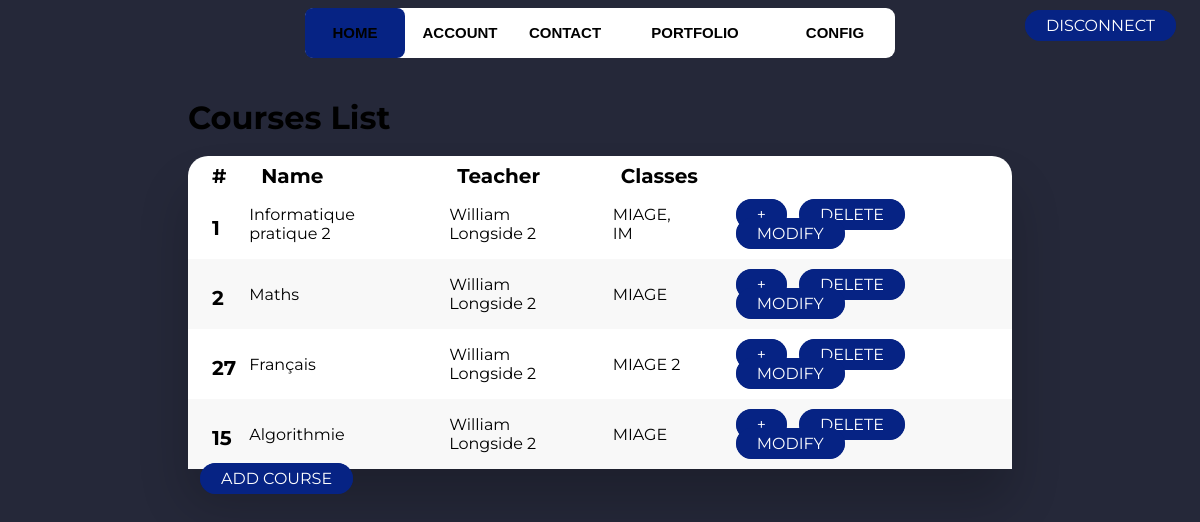
The page /webapp/index.php?action=CoursesController (signed in) on the database its author committed.
### tables this page shows
CREATE TABLE IF NOT EXISTS `courses` (
  `course_id` int NOT NULL AUTO_INCREMENT,
  `course_name` varchar(255) NOT NULL,
  `course_description` text NOT NULL,
  `teacher` int NOT NULL,
  `classes` varchar(100) NOT NULL,
  PRIMARY KEY (`course_id`),
  KEY `teacher` (`teacher`)
);

CREATE TABLE IF NOT EXISTS `user` (
  `id` int NOT NULL AUTO_INCREMENT,
  `email` varchar(100) NOT NULL,
  `password` varchar(100) NOT NULL,
  `name` varchar(100) NOT NULL,
  `type` enum('student','admin','teacher') NOT NULL,
  `class` int DEFAULT NULL,
  PRIMARY KEY (`id`)
);

### webapp/controller/CoursesController.php (called while the page is built, shortened)
<?php
require_once('model/CoursesConnexion.php');
class CoursesView
{
	public function listall(){
		include VIEWS.DS.'template.php';
	}
}
class CoursesController{
	public function viewpublic(){
		$hv= new CoursesView();
		$hv->listall();
	}
}
?>

### webapp/model/CoursesConnexion.php (called while the page is built, shortened)
<?php
class CoursesConnexion
{
  public function listallCourses(){
    $db = new PDO('mysql:host=localhost;dbname=loginsystem','root','');
    $sql = "SELECT course_id, course_name, name, classes FROM courses
            INNER JOIN user ON teacher = id";
    $result = $db->prepare($sql);
    $result->execute();
    return $result;
  }
}
?>

### webapp/views/Courseslist.php (the view)
 <div class="table-wrapper">
 <h1>Courses List</h1>
 <br>
<table class="fl-table">
    <thead>
        <tr class="row">
            <th scope="col">#</th>
            <th scope="col">Name</th>
            <th scope="col">Teacher</th>
            <th scope="col">Classes</th>
            <th scope="col"></th>
        </tr>
    </thead>
    <tbody>
        <?php
            $res=$c->listallCourses();
            while($row =$res->fetch()){
                $array = unserialize($row['classes']);
                $array_together = implode(", ", $array);
              echo'
              <tr class="row">
                  <th scope ="row">'.$row['course_id'].'</th>
                  <td>'.$row['course_name'].'</td>
                  <td>'.$row['name'].'</td>
                  <td>'.$array_together.'</td>
                  <td>';
                  echo '<a class="viewbtn" href="'.URL_BASE.'/index.php?action=CoursesController&method=viewdetail&id='.$row['course_id'].'">+</a>';
                  echo'<a class="delButton" href="'.URL_BASE.'/index.php?action=CoursesController&method=delete&id='.$row['course_id'].'">Delete</a>
                  <a class="modifButton" href="'.URL_BASE.'/index.php?action=CoursesController&method=modify&id='.$row['course_id'].'">Modify</a></td>
              </tr>';
            }
        ?>
    </tbody>
</table>
<a class='viewbtn' href='<?php echo URL_BASE.'/index.php?action=CoursesController&method=viewcreate';?>' >Add Course</a>
</div>

### webapp/index.php (shortened to what this page needs)
<?php
if (isset($_GET['action']) && $_GET['action'] !== '')
{
    if(file_exists('controller/'.$_GET['action'].'.php'))
    {
        if (isset($_GET['method']))
        {
            $method=$_GET['method'];
        }
        else
        {
            $method='viewpublic';
        }
        if (isset($_GET['id']))
        {
            $id=$_GET['id'];
        }
        else
        {
            $id=null;
        }
        if (isset($_GET['id2']))
        {
            $id2=$_GET['id2'];
        }
        else
        {
            $id2=null;
        }
        $vc=new $_GET['action'];
        if (!is_null($id) && !is_null($id2))
            $vc->$method($id,$id2);
        else if (!is_null($id))
            $vc->$method($id);
        else
            $vc->$method();
    }
    else
        http_response_code(404);
}
?>

### webapp/views/template.php (shortened to what this page needs)
<!DOCTYPE html>
<html lang="en">
<head><?php include VIEWS.DS.'_common'.DS.'html.head.php';?></head>
<body>
	<header><?php include VIEWS.DS.'_common'.DS.'html.body.navbar.php';?></header>
	<main>
		<div class="main">
			<?php include VIEWS.DS.$contentfile;?>
		</div>
	</main>
</body>
</html>

### webapp/views/_common/html.head.php (shortened to what this page needs)
<link rel="stylesheet" href="<?php echo URL_BASE.'./views/_common/css/login.css';?>"/>
<link rel="stylesheet" href="<?php echo URL_BASE.'./views/_common/css/navbar.css';?>"/>
<link rel="stylesheet" href="<?php echo URL_BASE.'./views/_common/css/home.css';?>"/>

### webapp/views/_common/html.body.navbar.php
<?php
							echo "	<div class='navb'>
										<nav>
											<a href=";
											echo URL_BASE.'/index.php?action=';echo ">Home</a>";
											if(isset($_SESSION['name'])){
												echo "<a href=";
												echo URL_BASE.'/index.php?action=AccountController&display=';
												echo ">Account</a>";
											}
											else {
												echo "<a href=";
												echo URL_BASE.'/index.php?action=LoginController';
												echo ">Login</a>";
											}
											echo "<a href='#'>Contact</a>
											<a href='#'>Portfolio</a>
											<a href=";
											echo URL_BASE.'/../index.php';
											echo ">Config</a>
											<div class='animation start-home'></div>
										</nav>
									</div>";
				if(isset($_SESSION['name'])){
					echo '<div class="disconnect-div"><a class="disButton" href=';
					echo URL_BASE.'/index.php?action=DisconnectController';
					echo ">Disconnect</a></div>";
				}
?>

### webapp/views/_common/css/login.css (style rules this page uses)
* { box-sizing: border-box; }
h1 { font-weight: bold; margin: 0; }

### webapp/views/_common/css/navbar.css (style rules this page uses)
nav { margin: 27pw auto 0; position: relative; width: 590px; height: 50px; background-color: white; border-radius: 9px; font-size: 0; font-weight: bold; }
nav a { line-height: 50px; height: 100%; font-size: 15px; display: inline-block; position: relative; z-index: 1; text-decoration: none; text-transform: uppercase; text-align: center; color: black; cursor: pointer; }
nav .animation { position: absolute; height: 100%; top: 0; z-index: 0; transition: all .5s ease 0s; border-radius: 8px; }
a:nth-child(1) { width: 100px; }
a:nth-child(2) { width: 110px; }
a:nth-child(3) { width: 100px; }
a:nth-child(4) { width: 160px; }
a:nth-child(5) { width: 120px; }
nav .start-home, a:nth-child(1):hover~.animation { width: 100px; left: 0; background-color: #062384; }
.navb { font-size: 12px; font-family: sans-serif; display: flex; justify-content: center; }

### webapp/views/_common/css/home.css (style rules this page uses)
body { background: #252839; font-family: 'Montserrat', sans-serif; }
.table-wrapper { margin:5vh 15vw 15vw; }
.fl-table { font-size: 1em; border-collapse: collapse; width: 100%; max-width: 100%; background-color: white; border-radius: 20px; box-shadow: 0px 35px 50px rgba( 0, 0, 0, 0.2 ); }
.fl-table th { font-size: 1.25em; border-collapse: collapse; text-align: left; padding-left: 2vw; padding-top: 1vh; }
.fl-table td { padding: 16px; border-collapse: collapse; }
.fl-table tr td:first-of-type { padding-left: 1vw; }
.fl-table .row:nth-child(even) { background: #F8F8F8; }
.modifButton, .delButton, .disButton, .viewbtn { border-radius: 20px; text-decoration: none; border: 1px solid #062384; background-color: #062384; color: #FFFFFF; font-size: 1em; font-weight: normal; letter-spacing: 0px; text-transform: uppercase; padding: 5px 20px; transition: transform 80ms ease-in; margin-left: 1vw; }
.disconnect-div { position: absolute; right: 2vw; top: 2vh; }

### rows shown on the page
courses: course_id "1", course_name "Informatique pratique 2", user.name "William Longside 2", classes "MIAGE, IM"
courses: course_id "2", course_name "Maths", user.name "William Longside 2", classes "MIAGE"
courses: course_id "27", course_name "Français", user.name "William Longside 2", classes "MIAGE 2"
courses: course_id "15", course_name "Algorithmie", user.name "William Longside 2", classes "MIAGE"
